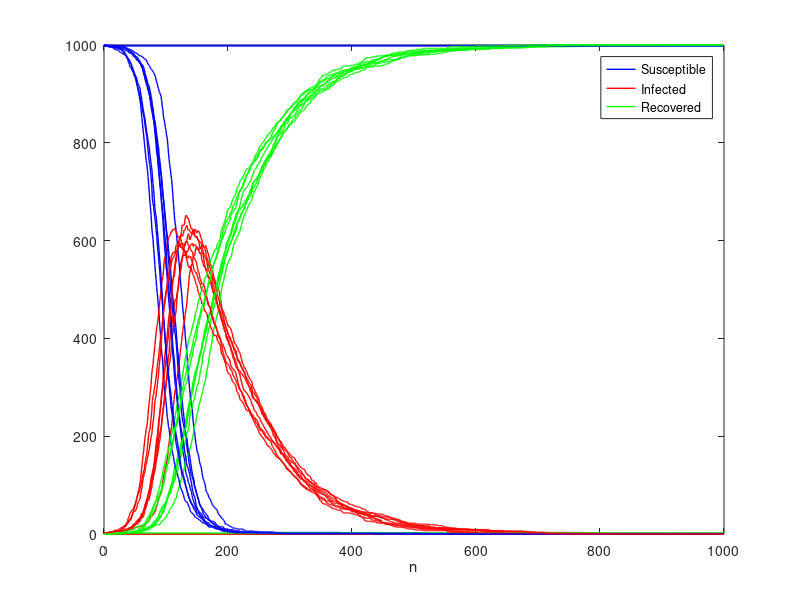

This figure's MATLAB source:
N=1000;

dt=1;

beta=0.08;
gamma=0.01;

num_steps=1000;

%%Initial Conditions
S0=N-1;
I0=1;
R0=0;

num_runs=10;

for run=1:num_runs
    x(:,1)=[S0;I0;R0];
    for k=1:num_steps
        S=x(1,k);
        I=x(2,k);
        R=x(3,k);
        StoI=binornd(round(S),beta*dt*I/N);
        ItoR=binornd(I,gamma*dt);
        
        x(:,k+1)=x(:,k)+[-StoI; StoI-ItoR; ItoR];
    end
    
    plot(0:num_steps, x(1,:), 'b', 'MarkerSize',5,'LineWidth',1);
    hold on;
    plot(0:num_steps, x(2,:), 'r', 'MarkerSize',5,'LineWidth',1);
    plot(0:num_steps, x(3,:), 'g', 'MarkerSize',5,'LineWidth',1);
    
    legend('Susceptible','Infected','Recovered');
    xlabel('n');
    
    pause(0.1);
end